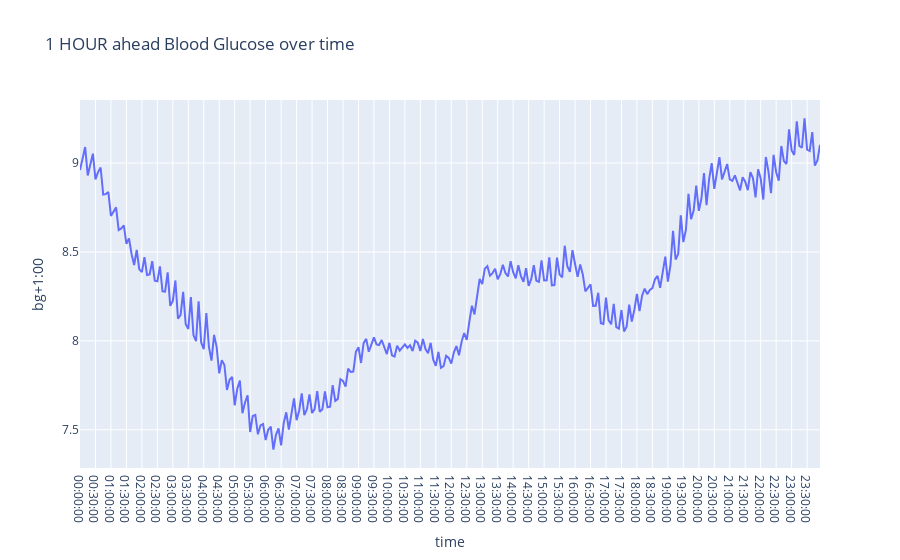

Source (notebook cell):
### Markdown cell above
Plot the Blood glucose evolution over time

### Code cell
#group the data by time values
data = df_train[["bg+1:00","time"]].groupby("time").mean()

# Create a line plot
fig = px.line(data, x=data.index, y='bg+1:00', title='1 HOUR ahead Blood Glucose over time')

# Show the plot
fig.show()

### Figure 1 — Plotly figure (JSON) as saved in the notebook; plotly's stock layout.template omitted (floating-point values rounded to 4 significant figures; data arrays with more than 128 entries replaced by an {"elided": "..."} marker saying what was removed)
{"data": [{"hovertemplate": "time=%{x}<br>bg+1:00=%{y}<extra></extra>", "legendgroup": "", "line": {"color": "#636efa", "dash": "solid"}, "marker": {"symbol": "circle"}, "mode": "lines", "name": "", "orientation": "v", "showlegend": false, "type": "scatter", "x": {"elided": "288 str values"}, "xaxis": "x", "y": {"elided": "288 float values"}, "yaxis": "y"}], "layout": {"legend": {"tracegroupgap": 0}, "title": {"text": "1 HOUR ahead Blood Glucose over time"}, "xaxis": {"anchor": "y", "domain": [0, 1], "title": {"text": "time"}}, "yaxis": {"anchor": "x", "domain": [0, 1], "title": {"text": "bg+1:00"}}}}
